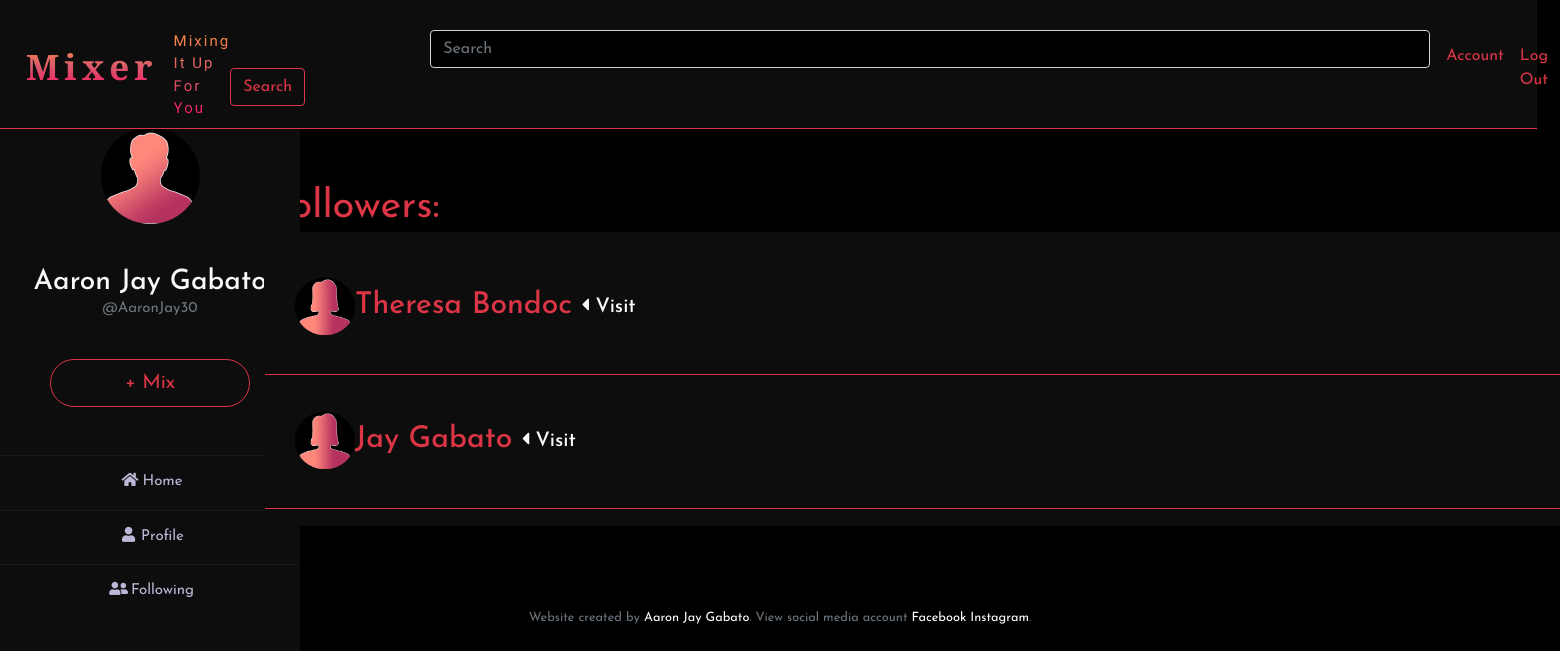
Screenshot of /userfollowing/1 (signed in) with the database file from the repository.
### tables this page shows
CREATE TABLE users (id INTEGER, 
    username TEXT NOT NULL, 
    password TEXT NOT NULL, 
    firstName TEXT NOT NULL, 
    lastName TEXT NOT NULL, gender TEXT, profile INTEGER, 'full_name' text, 
    PRIMARY KEY(id));

CREATE TABLE 'follower' ('user_id' integer NOT NULL, 'follower_id' integer NOT NULL, 'user_name' text, 'follower_name' text, 'follower_profile' INTEGER, 'user_profile' INTEGER);

### app.py (the view)
@app.route("/userfollowing/<int:id>")
@login_required
def userfollowing(id):
    follower = db.execute("SELECT * FROM follower WHERE follower_id=?", id)
    user = db.execute("SELECT * from users WHERE id = ?", session["user_id"])
    return render_template("userfollowing.html", user=user, follower=follower)

### app.py (called while the page is built)
@app.after_request
def after_request(response):
    response.headers["Cache-Control"] = "no-cache, no-store, must-revalidate"
    response.headers["Expires"] = 0
    response.headers["Pragma"] = "no-cache"
    return response

### helpers.py (called while the page is built)
def login_required(f):
    @wraps(f)
    def decorated_function(*args, **kwargs):
        if session.get("user_id") is None:
            return redirect("/login")
        return f(*args, **kwargs)
    return decorated_function

### templates/userfollowing.html (shortened to what this page needs)
{% extends "layout.html" %}
{% block image %}
    {% for users in user %}
        <img src="/static/avatar/{{ users.profile }}.png" style="width: 100px; margin-left: 100px; margin-bottom: 40px;">
    {% endfor %}
{% endblock %}
{% block name %}
    {% for users in user %}
        {{ users.firstName }} {{ users.lastName }}
        <br>
        <div class="small text-center text-muted" style="font-size: 15px;">@{{users.username}}</div>
        <br>
    {% endfor %}
{% endblock %}
{% block search %}
    <form class="form-inline my-2 my-lg-0" action="/search" method="post">
        <input autocomplete="off" class="form-control mr-sm-2 text-danger" name="search" type="search" placeholder="Search" aria-label="Search" style="width: 1000px; margin-left: 200px;">
        <button class="btn btn-outline-danger my-2 my-sm-0" type="submit">Search</button>
    </form>
{% endblock %}
{% block push %}
<a href="/mix"><button type="button" class="btn btn-outline-danger btn-lg text-center" style="font-size: 20px; width: 200px; border-radius: 30px; z-index: 1;">+ Mix</button></a>
{% endblock %}
{% block page %}
    <div for="post" class="text-danger" style="font-size: 40px; margin-left: -95px; margin-bottom: -5px; ">Followers:</div>
    <div class="card" style="width: 1300px; margin-left: -100px; z-index: 0;">
        <br>
        {% for followers in follower %}
            <div class="card-body" >
                  <h5 class="card-title text-danger" style="font-size: 30px; margin-left: 10px;"> <img src="/static/avatar/{{ followers.user_profile }}.png" style="width: 60px;">{{ followers.user_name }}
                      <a href="/friends_profile/{{followers.user_id}}" class="text-center text-light" style="font-size: 20px; z-index: 1;"><i class="fas fa-caret-left"></i> Visit</a></li>
                  </h5>
            </div>
            <hr class="border-danger" style="width: 1300px; margin-top: 5px; ">
        {% endfor %}
    </div>
        <br>
{% endblock %}
{% block footer %}
    Website created by <a href="http://aaronjay.ml">Aaron Jay Gabato</a>. View social media account <a href="https://www.facebook.com/gabato.aaron30">Facebook</a> <a href="https://www.instagram.com/aaaaarondalla/">Instagram</a>.
{% endblock %}

### static/styles.css (style rules this page uses)
.form-control:valid { background-color: black!important; }
a { color: white; }
.dark { background: black; }
.card { background: #0d0d0d; margin: 0 auto; float: none; margin-bottom: 10px; }
* { margin: 0; padding: 0; list-style: none; text-decoration: none; font-family: 'Josefin Sans', sans-serif; }

### rows the page displays
users: firstName "Aaron Jay", lastName "Gabato", username "AaronJay30"
follower: user_name "Theresa Bondoc"
follower: user_name "Jay Gabato"
